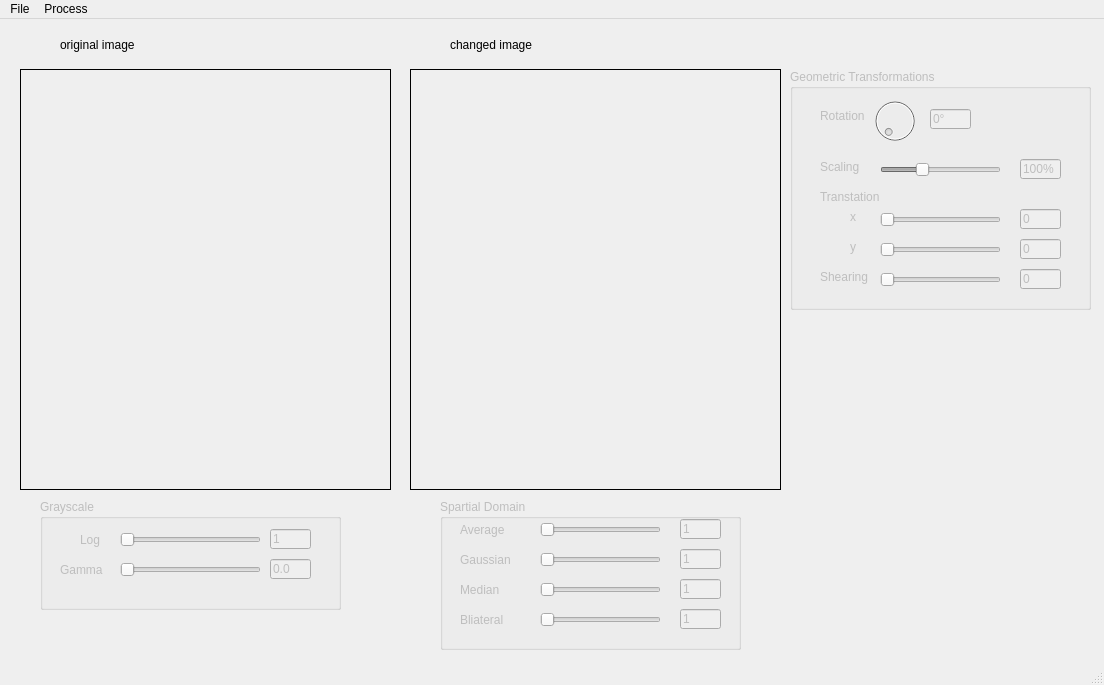
<?xml version="1.0" encoding="UTF-8"?>
<ui version="4.0">
 <class>MainWindow</class>
 <widget class="QMainWindow" name="MainWindow">
  <property name="geometry">
   <rect>
    <x>0</x>
    <y>0</y>
    <width>1104</width>
    <height>685</height>
   </rect>
  </property>
  <property name="windowTitle">
   <string>MainWindow</string>
  </property>
  <widget class="QWidget" name="centralwidget">
   <widget class="QLabel" name="label">
    <property name="geometry">
     <rect>
      <x>60</x>
      <y>10</y>
      <width>171</width>
      <height>31</height>
     </rect>
    </property>
    <property name="text">
     <string>original image</string>
    </property>
   </widget>
   <widget class="QLabel" name="labelOriginal">
    <property name="enabled">
     <bool>true</bool>
    </property>
    <property name="geometry">
     <rect>
      <x>20</x>
      <y>50</y>
      <width>371</width>
      <height>421</height>
     </rect>
    </property>
    <property name="frameShape">
     <enum>QFrame::Box</enum>
    </property>
    <property name="text">
     <string/>
    </property>
   </widget>
   <widget class="QLabel" name="labelChanged">
    <property name="geometry">
     <rect>
      <x>410</x>
      <y>50</y>
      <width>371</width>
      <height>421</height>
     </rect>
    </property>
    <property name="frameShape">
     <enum>QFrame::Box</enum>
    </property>
    <property name="text">
     <string/>
    </property>
   </widget>
   <widget class="QGroupBox" name="chapter2_group">
    <property name="enabled">
     <bool>false</bool>
    </property>
    <property name="geometry">
     <rect>
      <x>790</x>
      <y>50</y>
      <width>301</width>
      <height>241</height>
     </rect>
    </property>
    <property name="title">
     <string>Geometric Transformations</string>
    </property>
    <widget class="QDial" name="rotation_inp">
     <property name="geometry">
      <rect>
       <x>80</x>
       <y>20</y>
       <width>50</width>
       <height>64</height>
      </rect>
     </property>
     <property name="maximum">
      <number>360</number>
     </property>
    </widget>
    <widget class="QLabel" name="label_2">
     <property name="geometry">
      <rect>
       <x>30</x>
       <y>40</y>
       <width>47</width>
       <height>13</height>
      </rect>
     </property>
     <property name="text">
      <string>Rotation</string>
     </property>
    </widget>
    <widget class="QLineEdit" name="rotation_val">
     <property name="enabled">
      <bool>false</bool>
     </property>
     <property name="geometry">
      <rect>
       <x>140</x>
       <y>40</y>
       <width>41</width>
       <height>20</height>
      </rect>
     </property>
     <property name="text">
      <string>0°</string>
     </property>
     <property name="readOnly">
      <bool>true</bool>
     </property>
    </widget>
    <widget class="QLabel" name="label_3">
     <property name="geometry">
      <rect>
       <x>30</x>
       <y>90</y>
       <width>47</width>
       <height>16</height>
      </rect>
     </property>
     <property name="text">
      <string>Scaling</string>
     </property>
    </widget>
    <widget class="QSlider" name="scaling_inp">
     <property name="geometry">
      <rect>
       <x>90</x>
       <y>90</y>
       <width>121</width>
       <height>22</height>
      </rect>
     </property>
     <property name="minimum">
      <number>50</number>
     </property>
     <property name="maximum">
      <number>200</number>
     </property>
     <property name="value">
      <number>100</number>
     </property>
     <property name="orientation">
      <enum>Qt::Horizontal</enum>
     </property>
    </widget>
    <widget class="QLineEdit" name="scaling_val">
     <property name="enabled">
      <bool>false</bool>
     </property>
     <property name="geometry">
      <rect>
       <x>230</x>
       <y>90</y>
       <width>41</width>
       <height>20</height>
      </rect>
     </property>
     <property name="text">
      <string>100%</string>
     </property>
     <property name="readOnly">
      <bool>true</bool>
     </property>
    </widget>
    <widget class="QLineEdit" name="tranX_val">
     <property name="enabled">
      <bool>false</bool>
     </property>
     <property name="geometry">
      <rect>
       <x>230</x>
       <y>140</y>
       <width>41</width>
       <height>20</height>
      </rect>
     </property>
     <property name="text">
      <string>0</string>
     </property>
     <property name="readOnly">
      <bool>true</bool>
     </property>
    </widget>
    <widget class="QLabel" name="label_4">
     <property name="geometry">
      <rect>
       <x>30</x>
       <y>120</y>
       <width>61</width>
       <height>16</height>
      </rect>
     </property>
     <property name="text">
      <string>Transtation</string>
     </property>
    </widget>
    <widget class="QSlider" name="tranY_inp">
     <property name="geometry">
      <rect>
       <x>90</x>
       <y>170</y>
       <width>121</width>
       <height>22</height>
      </rect>
     </property>
     <property name="orientation">
      <enum>Qt::Horizontal</enum>
     </property>
    </widget>
    <widget class="QLineEdit" name="tranY_val">
     <property name="enabled">
      <bool>false</bool>
     </property>
     <property name="geometry">
      <rect>
       <x>230</x>
       <y>170</y>
       <width>41</width>
       <height>20</height>
      </rect>
     </property>
     <property name="text">
      <string>0</string>
     </property>
     <property name="readOnly">
      <bool>true</bool>
     </property>
    </widget>
    <widget class="QLabel" name="label_5">
     <property name="geometry">
      <rect>
       <x>60</x>
       <y>140</y>
       <width>16</width>
       <height>16</height>
      </rect>
     </property>
     <property name="text">
      <string>x</string>
     </property>
    </widget>
    <widget class="QLabel" name="label_6">
     <property name="geometry">
      <rect>
       <x>60</x>
       <y>170</y>
       <width>16</width>
       <height>16</height>
      </rect>
     </property>
     <property name="text">
      <string>y</string>
     </property>
    </widget>
    <widget class="QLabel" name="label_7">
     <property name="geometry">
      <rect>
       <x>30</x>
       <y>200</y>
       <width>61</width>
       <height>16</height>
      </rect>
     </property>
     <property name="text">
      <string>Shearing</string>
     </property>
    </widget>
    <widget class="QSlider" name="shear_inp">
     <property name="geometry">
      <rect>
       <x>90</x>
       <y>200</y>
       <width>121</width>
       <height>22</height>
      </rect>
     </property>
     <property name="minimum">
      <number>50</number>
     </property>
     <property name="maximum">
      <number>200</number>
     </property>
     <property name="orientation">
      <enum>Qt::Horizontal</enum>
     </property>
    </widget>
    <widget class="QLineEdit" name="shear_val">
     <property name="enabled">
      <bool>false</bool>
     </property>
     <property name="geometry">
      <rect>
       <x>230</x>
       <y>200</y>
       <width>41</width>
       <height>20</height>
      </rect>
     </property>
     <property name="text">
      <string>0</string>
     </property>
     <property name="readOnly">
      <bool>true</bool>
     </property>
    </widget>
    <widget class="QSlider" name="tranX_inp">
     <property name="geometry">
      <rect>
       <x>90</x>
       <y>140</y>
       <width>121</width>
       <height>22</height>
      </rect>
     </property>
     <property name="orientation">
      <enum>Qt::Horizontal</enum>
     </property>
    </widget>
   </widget>
   <widget class="QGroupBox" name="chapter4_group">
    <property name="enabled">
     <bool>false</bool>
    </property>
    <property name="geometry">
     <rect>
      <x>440</x>
      <y>480</y>
      <width>301</width>
      <height>151</height>
     </rect>
    </property>
    <property name="title">
     <string>Spartial Domain</string>
    </property>
    <widget class="QLabel" name="label_8">
     <property name="geometry">
      <rect>
       <x>20</x>
       <y>30</y>
       <width>47</width>
       <height>13</height>
      </rect>
     </property>
     <property name="text">
      <string/>
     </property>
    </widget>
    <widget class="QLabel" name="label_9">
     <property name="geometry">
      <rect>
       <x>20</x>
       <y>80</y>
       <width>61</width>
       <height>21</height>
      </rect>
     </property>
     <property name="text">
      <string>Median</string>
     </property>
    </widget>
    <widget class="QSlider" name="median_inp">
     <property name="geometry">
      <rect>
       <x>100</x>
       <y>80</y>
       <width>121</width>
       <height>22</height>
      </rect>
     </property>
     <property name="minimum">
      <number>1</number>
     </property>
     <property name="maximum">
      <number>13</number>
     </property>
     <property name="singleStep">
      <number>2</number>
     </property>
     <property name="value">
      <number>1</number>
     </property>
     <property name="sliderPosition">
      <number>1</number>
     </property>
     <property name="orientation">
      <enum>Qt::Horizontal</enum>
     </property>
    </widget>
    <widget class="QLineEdit" name="median_val">
     <property name="enabled">
      <bool>false</bool>
     </property>
     <property name="geometry">
      <rect>
       <x>240</x>
       <y>80</y>
       <width>41</width>
       <height>20</height>
      </rect>
     </property>
     <property name="text">
      <string>1</string>
     </property>
     <property name="readOnly">
      <bool>true</bool>
     </property>
    </widget>
    <widget class="QLabel" name="label_10">
     <property name="geometry">
      <rect>
       <x>20</x>
       <y>50</y>
       <width>61</width>
       <height>21</height>
      </rect>
     </property>
     <property name="text">
      <string>Gaussian</string>
     </property>
    </widget>
    <widget class="QSlider" name="gaussian_inp">
     <property name="geometry">
      <rect>
       <x>100</x>
       <y>50</y>
       <width>121</width>
       <height>22</height>
      </rect>
     </property>
     <property name="minimum">
      <number>1</number>
     </property>
     <property name="maximum">
      <number>13</number>
     </property>
     <property name="singleStep">
      <number>2</number>
     </property>
     <property name="value">
      <number>1</number>
     </property>
     <property name="sliderPosition">
      <number>1</number>
     </property>
     <property name="orientation">
      <enum>Qt::Horizontal</enum>
     </property>
    </widget>
    <widget class="QLineEdit" name="gaussian_val">
     <property name="enabled">
      <bool>false</bool>
     </property>
     <property name="geometry">
      <rect>
       <x>240</x>
       <y>50</y>
       <width>41</width>
       <height>20</height>
      </rect>
     </property>
     <property name="text">
      <string>1</string>
     </property>
     <property name="readOnly">
      <bool>true</bool>
     </property>
    </widget>
    <widget class="QLineEdit" name="blur_val">
     <property name="enabled">
      <bool>false</bool>
     </property>
     <property name="geometry">
      <rect>
       <x>240</x>
       <y>20</y>
       <width>41</width>
       <height>20</height>
      </rect>
     </property>
     <property name="text">
      <string>1</string>
     </property>
     <property name="readOnly">
      <bool>true</bool>
     </property>
    </widget>
    <widget class="QLabel" name="label_12">
     <property name="geometry">
      <rect>
       <x>20</x>
       <y>20</y>
       <width>61</width>
       <height>21</height>
      </rect>
     </property>
     <property name="text">
      <string>Average</string>
     </property>
    </widget>
    <widget class="QSlider" name="blur_inp">
     <property name="geometry">
      <rect>
       <x>100</x>
       <y>20</y>
       <width>121</width>
       <height>22</height>
      </rect>
     </property>
     <property name="minimum">
      <number>1</number>
     </property>
     <property name="maximum">
      <number>13</number>
     </property>
     <property name="singleStep">
      <number>1</number>
     </property>
     <property name="value">
      <number>1</number>
     </property>
     <property name="sliderPosition">
      <number>1</number>
     </property>
     <property name="orientation">
      <enum>Qt::Horizontal</enum>
     </property>
    </widget>
    <widget class="QLineEdit" name="bila_val">
     <property name="enabled">
      <bool>false</bool>
     </property>
     <property name="geometry">
      <rect>
       <x>240</x>
       <y>110</y>
       <width>41</width>
       <height>20</height>
      </rect>
     </property>
     <property name="text">
      <string>1</string>
     </property>
     <property name="readOnly">
      <bool>true</bool>
     </property>
    </widget>
    <widget class="QLabel" name="label_11">
     <property name="geometry">
      <rect>
       <x>20</x>
       <y>110</y>
       <width>61</width>
       <height>21</height>
      </rect>
     </property>
     <property name="text">
      <string>Bliateral</string>
     </property>
    </widget>
    <widget class="QSlider" name="bila_inp">
     <property name="geometry">
      <rect>
       <x>100</x>
       <y>110</y>
       <width>121</width>
       <height>22</height>
      </rect>
     </property>
     <property name="minimum">
      <number>50</number>
     </property>
     <property name="maximum">
      <number>300</number>
     </property>
     <property name="singleStep">
      <number>5</number>
     </property>
     <property name="value">
      <number>50</number>
     </property>
     <property name="sliderPosition">
      <number>50</number>
     </property>
     <property name="orientation">
      <enum>Qt::Horizontal</enum>
     </property>
    </widget>
   </widget>
   <widget class="QGroupBox" name="chapter3_group">
    <property name="enabled">
     <bool>false</bool>
    </property>
    <property name="geometry">
     <rect>
      <x>40</x>
      <y>480</y>
      <width>301</width>
      <height>111</height>
     </rect>
    </property>
    <property name="title">
     <string>Grayscale</string>
    </property>
    <widget class="QLineEdit" name="log_val">
     <property name="enabled">
      <bool>false</bool>
     </property>
     <property name="geometry">
      <rect>
       <x>230</x>
       <y>30</y>
       <width>41</width>
       <height>20</height>
      </rect>
     </property>
     <property name="text">
      <string>1</string>
     </property>
     <property name="readOnly">
      <bool>true</bool>
     </property>
    </widget>
    <widget class="QSlider" name="log_inp">
     <property name="geometry">
      <rect>
       <x>80</x>
       <y>30</y>
       <width>141</width>
       <height>22</height>
      </rect>
     </property>
     <property name="minimum">
      <number>1</number>
     </property>
     <property name="maximum">
      <number>4</number>
     </property>
     <property name="singleStep">
      <number>2</number>
     </property>
     <property name="value">
      <number>1</number>
     </property>
     <property name="sliderPosition">
      <number>1</number>
     </property>
     <property name="orientation">
      <enum>Qt::Horizontal</enum>
     </property>
    </widget>
    <widget class="QLabel" name="label_14">
     <property name="geometry">
      <rect>
       <x>40</x>
       <y>30</y>
       <width>31</width>
       <height>21</height>
      </rect>
     </property>
     <property name="text">
      <string>Log</string>
     </property>
    </widget>
    <widget class="QLineEdit" name="gamma_val">
     <property name="enabled">
      <bool>false</bool>
     </property>
     <property name="geometry">
      <rect>
       <x>230</x>
       <y>60</y>
       <width>41</width>
       <height>20</height>
      </rect>
     </property>
     <property name="text">
      <string>0.0</string>
     </property>
     <property name="readOnly">
      <bool>true</bool>
     </property>
    </widget>
    <widget class="QSlider" name="gamma_inp">
     <property name="geometry">
      <rect>
       <x>80</x>
       <y>60</y>
       <width>141</width>
       <height>22</height>
      </rect>
     </property>
     <property name="minimum">
      <number>1</number>
     </property>
     <property name="maximum">
      <number>20</number>
     </property>
     <property name="singleStep">
      <number>1</number>
     </property>
     <property name="value">
      <number>1</number>
     </property>
     <property name="sliderPosition">
      <number>1</number>
     </property>
     <property name="orientation">
      <enum>Qt::Horizontal</enum>
     </property>
    </widget>
    <widget class="QLabel" name="label_15">
     <property name="geometry">
      <rect>
       <x>20</x>
       <y>60</y>
       <width>51</width>
       <height>21</height>
      </rect>
     </property>
     <property name="text">
      <string>Gamma</string>
     </property>
    </widget>
   </widget>
   <widget class="QLabel" name="label_13">
    <property name="geometry">
     <rect>
      <x>450</x>
      <y>10</y>
      <width>181</width>
      <height>31</height>
     </rect>
    </property>
    <property name="text">
     <string>changed image</string>
    </property>
   </widget>
  </widget>
  <widget class="QMenuBar" name="menubar">
   <property name="geometry">
    <rect>
     <x>0</x>
     <y>0</y>
     <width>1104</width>
     <height>21</height>
    </rect>
   </property>
   <widget class="QMenu" name="menuFile">
    <property name="title">
     <string>File</string>
    </property>
    <addaction name="act_open_img"/>
    <addaction name="act_save"/>
   </widget>
   <widget class="QMenu" name="menuProcess">
    <property name="title">
     <string>Process</string>
    </property>
    <addaction name="act_chapter3"/>
    <addaction name="act_chapter5"/>
    <addaction name="act_chapter8"/>
    <addaction name="act_cartooning"/>
   </widget>
   <addaction name="menuFile"/>
   <addaction name="menuProcess"/>
  </widget>
  <widget class="QStatusBar" name="statusbar"/>
  <action name="actionNew">
   <property name="text">
    <string>New</string>
   </property>
  </action>
  <action name="actionOpen_Image">
   <property name="text">
    <string>Open Image</string>
   </property>
  </action>
  <action name="act_open_img">
   <property name="checkable">
    <bool>true</bool>
   </property>
   <property name="icon">
    <iconset>
     <normaloff>images/Image_Upload.png</normaloff>images/Image_Upload.png</iconset>
   </property>
   <property name="text">
    <string>Open image</string>
   </property>
  </action>
  <action name="actionChuong1">
   <property name="text">
    <string>Chương 1</string>
   </property>
  </action>
  <action name="actionChuong2">
   <property name="text">
    <string>Geometric Transformations</string>
   </property>
  </action>
  <action name="act_chapter3">
   <property name="icon">
    <iconset>
     <normaloff>images/icon/grayscale.png</normaloff>images/icon/grayscale.png</iconset>
   </property>
   <property name="text">
    <string>Grayscale</string>
   </property>
  </action>
  <action name="actionChuong4">
   <property name="icon">
    <iconset>
     <normaloff>images/icon/spatial.png</normaloff>images/icon/spatial.png</iconset>
   </property>
   <property name="text">
    <string>Spartial Domain</string>
   </property>
  </action>
  <action name="act_chapter5">
   <property name="icon">
    <iconset>
     <normaloff>images/icon/frequency.png</normaloff>images/icon/frequency.png</iconset>
   </property>
   <property name="text">
    <string>Frequency Domain</string>
   </property>
  </action>
  <action name="actionChuong7">
   <property name="icon">
    <iconset>
     <normaloff>images/icon/laplacian.png</normaloff>images/icon/laplacian.png</iconset>
   </property>
   <property name="text">
    <string>Mathematical Morphology</string>
   </property>
  </action>
  <action name="act_chapter8">
   <property name="icon">
    <iconset>
     <normaloff>images/icon/egde.png</normaloff>images/icon/egde.png</iconset>
   </property>
   <property name="text">
    <string>Edge Detection</string>
   </property>
  </action>
  <action name="actionPrint">
   <property name="icon">
    <iconset>
     <normaloff>images/icon/print.png</normaloff>images/icon/print.png</iconset>
   </property>
   <property name="text">
    <string>Print...</string>
   </property>
  </action>
  <action name="act_save">
   <property name="icon">
    <iconset>
     <normaloff>images/icon/save.png</normaloff>images/icon/save.png</iconset>
   </property>
   <property name="text">
    <string>Save</string>
   </property>
  </action>
  <action name="act_noise">
   <property name="text">
    <string>Noise Creation</string>
   </property>
  </action>
  <action name="act_cartooning">
   <property name="text">
    <string>Cartoon</string>
   </property>
  </action>
 </widget>
 <resources/>
 <connections/>
</ui>
